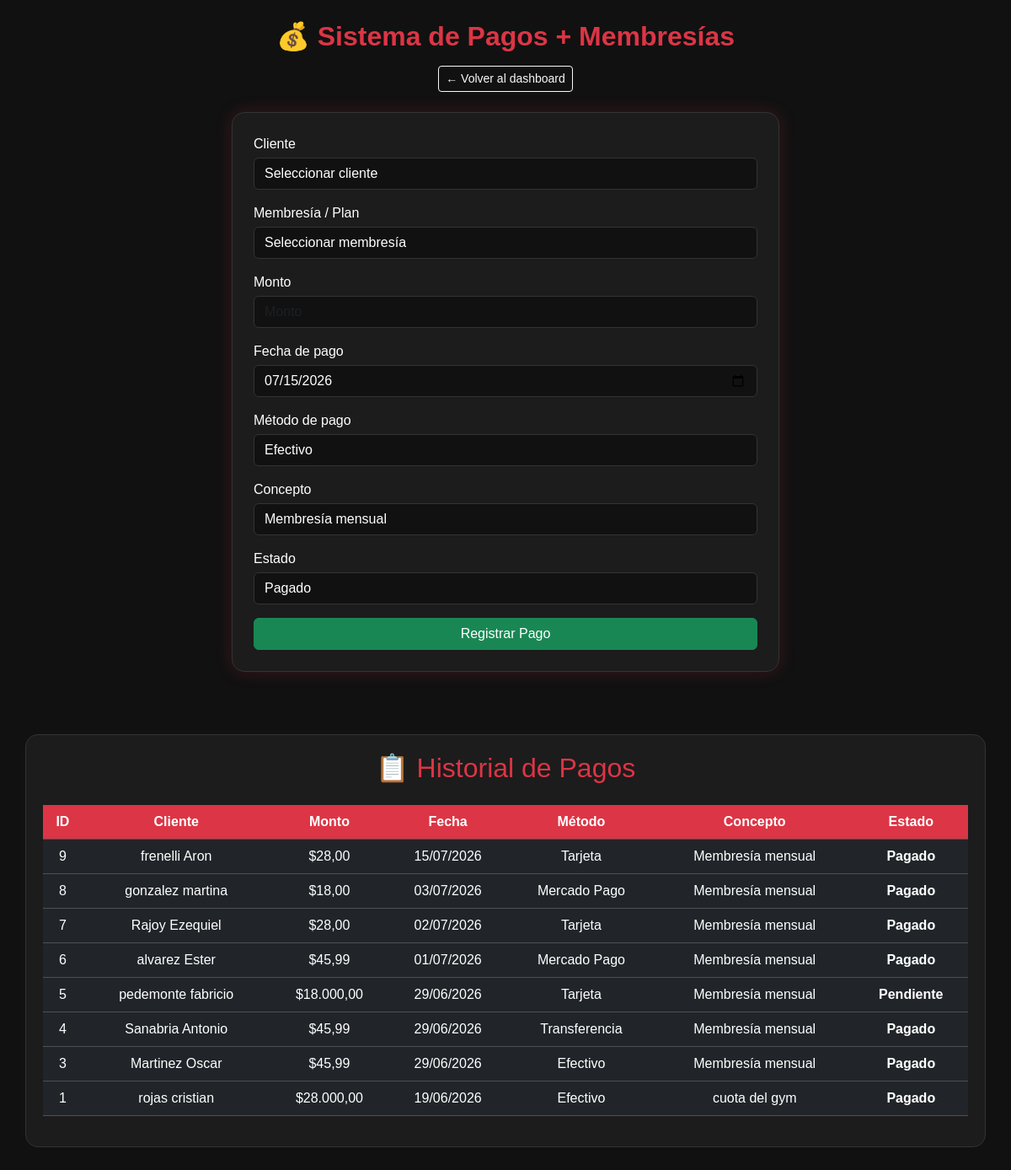
/admin/pagos.php (signed in), run on the app's committed database.
### tables this page shows
CREATE TABLE `pagos` (
  `id_pago` int(11) NOT NULL AUTO_INCREMENT,
  `id_cliente` int(11) NOT NULL,
  `monto` decimal(10,2) NOT NULL,
  `fecha_pago` date NOT NULL,
  `metodo_pago` enum('Efectivo','Tarjeta','Transferencia','Mercado Pago') NOT NULL,
  `concepto` varchar(100) NOT NULL,
  `estado` enum('Pagado','Pendiente','Rechazado') NOT NULL,
  PRIMARY KEY (`id_pago`),
  KEY `id_cliente` (`id_cliente`),
  CONSTRAINT `pagos_ibfk_1` FOREIGN KEY (`id_cliente`) REFERENCES `clientes` (`id_cliente`),
  CONSTRAINT `CONSTRAINT_1` CHECK (`monto` > 0)
);

CREATE TABLE `clientes` (
  `id_cliente` int(11) NOT NULL AUTO_INCREMENT,
  `id_tipo_documento` int(11) NOT NULL,
  `numero_documento` varchar(20) NOT NULL,
  `nombre` varchar(50) NOT NULL,
  `apellido` varchar(50) NOT NULL,
  `telefono` varchar(20) DEFAULT NULL,
  `email` varchar(100) DEFAULT NULL,
  `direccion` varchar(100) DEFAULT NULL,
  `fecha_nacimiento` date DEFAULT NULL,
  `fecha_registro` date NOT NULL,
  `estado` enum('Activo','Inactivo','Suspendido') NOT NULL,
  `usuario` varchar(50) NOT NULL,
  `contrasena` varchar(255) NOT NULL,
  `id_usuario` int(11) DEFAULT NULL,
  PRIMARY KEY (`id_cliente`),
  UNIQUE KEY `usuario` (`usuario`),
  UNIQUE KEY `unico_tipo_numero_documento` (`id_tipo_documento`,`numero_documento`),
  UNIQUE KEY `email` (`email`),
  CONSTRAINT `clientes_ibfk_1` FOREIGN KEY (`id_tipo_documento`) REFERENCES `tipo_documento` (`id_tipo_documento`)
);

### admin/pagos.php (the view, shortened to what this page needs)
<?php
include(__DIR__ . "/../php/conexion.php");
$pagos = mysqli_query($conexion, "
    SELECT
        p.*,
        c.nombre,
        c.apellido
    FROM pagos p
    INNER JOIN clientes c ON p.id_cliente = c.id_cliente
    ORDER BY p.id_pago DESC
");
function formatoPrecio($precio) {
    return "$" . number_format($precio, 2, ",", ".");
}
function formatoFecha($fecha) {
    return date("d/m/Y", strtotime($fecha));
}
?>
<!DOCTYPE html>
<html lang="es">
<head>
<link href="https://cdn.jsdelivr.net/npm/bootstrap@5.3.7/dist/css/bootstrap.min.css" rel="stylesheet">
</head>
<body>
<div class="container py-4">
    <div class="text-center mb-4">
        <h2 class="page-title">💰 Sistema de Pagos + Membresías</h2>
        <a href="dashboard.php" class="btn btn-outline-light btn-sm mt-2">
            ← Volver al dashboard
        </a>
    </div>
    <div class="form-box">
        <form method="POST">
            <label class="mb-1">Cliente</label>
            <select name="id_cliente" class="form-select mb-3" required>
                <option value="">Seleccionar cliente</option>
            </select>
            <label class="mb-1">Membresía / Plan</label>
            <select name="id_membresia" class="form-select mb-3" required>
                <option value="">Seleccionar membresía</option>
            </select>
            <label class="mb-1">Monto</label>
            <input
                type="number"
                step="0.01"
                name="monto"
                class="form-control mb-3"
                placeholder="Monto"
                required>
            <label class="mb-1">Fecha de pago</label>
            <input
                type="date"
                name="fecha_pago"
                class="form-control mb-3"
                value="<?= date('Y-m-d') ?>"
                required>
            <label class="mb-1">Método de pago</label>
            <select name="metodo_pago" class="form-select mb-3" required>
                <option value="Efectivo">Efectivo</option>
            </select>
            <label class="mb-1">Concepto</label>
            <input
                type="text"
                name="concepto"
                class="form-control mb-3"
                value="Membresía mensual"
                required>
            <label class="mb-1">Estado</label>
            <select name="estado" class="form-select mb-3" required>
                <option value="Pagado">Pagado</option>
            </select>
            <button type="submit" class="btn btn-success w-100">
                Registrar Pago
            </button>
        </form>
    </div>
</div>
<div class="table-box">
    <h2 class="text-center text-danger mb-4">📋 Historial de Pagos</h2>
    <?php if (mysqli_num_rows($pagos) > 0): ?>
        <div class="table-responsive">
            <table class="table table-dark table-hover text-center align-middle">
                <thead>
                    <tr>
                        <th>ID</th>
                        <th>Cliente</th>
                        <th>Monto</th>
                        <th>Fecha</th>
                        <th>Método</th>
                        <th>Concepto</th>
                        <th>Estado</th>
                    </tr>
                </thead>
                <tbody>
                    <?php while($p = mysqli_fetch_assoc($pagos)): ?>
                        <tr>
                            <td><?= $p['id_pago'] ?></td>
                            <td>
                                <?= htmlspecialchars($p['apellido'] . " " . $p['nombre']) ?>
                            </td>
                            <td>
                                <?= formatoPrecio($p['monto']) ?>
                            </td>
                            <td>
                                <?= formatoFecha($p['fecha_pago']) ?>
                            </td>
                            <td>
                                <?= htmlspecialchars($p['metodo_pago']) ?>
                            </td>
                            <td>
                                <?= htmlspecialchars($p['concepto']) ?>
                            </td>
                            <td class="<?= $p['estado'] == 'Pagado' ? 'estado-pagado' : 'estado-pendiente' ?>">
                                <?= htmlspecialchars($p['estado']) ?>
                            </td>
                        </tr>
                    <?php endwhile; ?>
                </tbody>
            </table>
        </div>
    <?php else: ?>
        <p class="text-center text-secondary">
            No hay pagos registrados todavía.
        </p>
    <?php endif; ?>
</div>
</body>
</html>

### admin/pagos.php (style rules this page uses)
body { background: #111; color: white; font-family: Arial, sans-serif; }
.page-title { color: #dc3545; font-weight: bold; }
.form-box { max-width: 650px; margin: 20px auto; background: #1c1c1c; padding: 25px; border-radius: 15px; border: 1px solid #333; box-shadow: 0 0 20px rgba(220,53,69,0.20); }
.form-control, .form-select { background: #111; border: 1px solid #333; color: white; }
.table-box { width: 95%; margin: 30px auto; background: #1c1c1c; padding: 20px; border-radius: 15px; border: 1px solid #333; }
.table-dark th { background: #dc3545; color: white; }
.estado-pagado { color: #00ff88; font-weight: bold; }
.estado-pendiente { color: #ffcc00; font-weight: bold; }

### data on the page
pagos: id_pago "9", id_cliente.nombre "frenelli Aron", monto "$28,00", fecha_pago "15/07/2026", metodo_pago "Tarjeta", concepto "Membresía mensual", estado "Pagado"
pagos: id_pago "8", id_cliente.nombre "gonzalez martina", monto "$18,00", fecha_pago "03/07/2026", metodo_pago "Mercado Pago", concepto "Membresía mensual", estado "Pagado"
pagos: id_pago "7", id_cliente.nombre "Rajoy Ezequiel", monto "$28,00", fecha_pago "02/07/2026", metodo_pago "Tarjeta", concepto "Membresía mensual", estado "Pagado"
pagos: id_pago "6", id_cliente.nombre "alvarez Ester", monto "$45,99", fecha_pago "01/07/2026", metodo_pago "Mercado Pago", concepto "Membresía mensual", estado "Pagado"
pagos: id_pago "5", id_cliente.nombre "pedemonte fabricio", monto "$18.000,00", fecha_pago "29/06/2026", metodo_pago "Tarjeta", concepto "Membresía mensual", estado "Pendiente"
pagos: id_pago "4", id_cliente.nombre "Sanabria Antonio", monto "$45,99", fecha_pago "29/06/2026", metodo_pago "Transferencia", concepto "Membresía mensual", estado "Pagado"
pagos: id_pago "3", id_cliente.nombre "Martinez Oscar", monto "$45,99", fecha_pago "29/06/2026", metodo_pago "Efectivo", concepto "Membresía mensual", estado "Pagado"
pagos: id_pago "1", id_cliente.nombre "rojas cristian", monto "$28.000,00", fecha_pago "19/06/2026", metodo_pago "Efectivo", concepto "cuota del gym", estado "Pagado"
